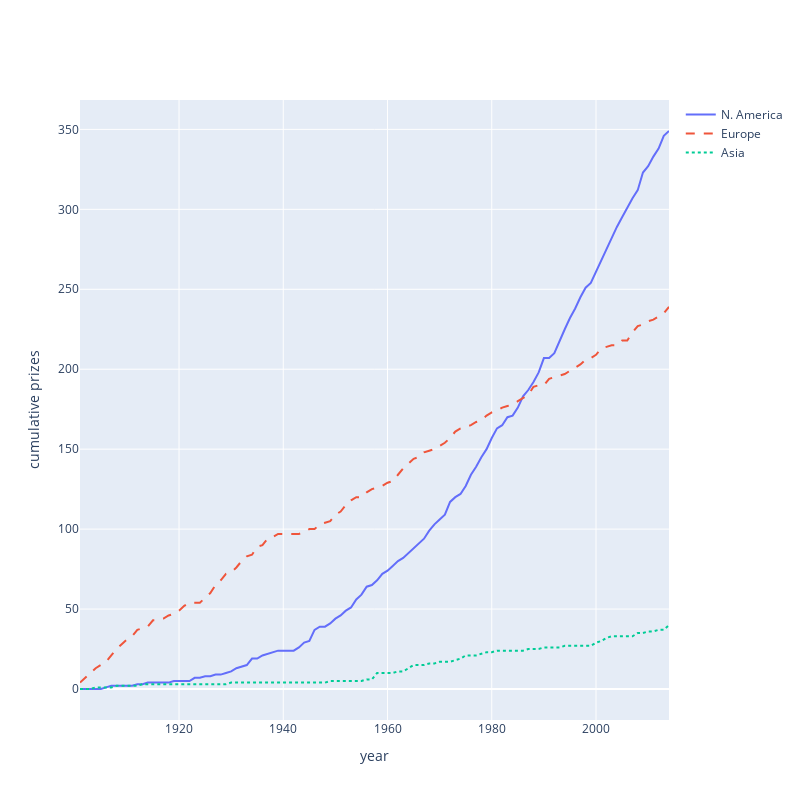

Here is the notebook cell this chart was saved with:
### Markdown cell above
### Plotly Graph-objects
Using Plotly graph-objects involves a little more boilerplate code but the pattern is
essentially the same whether creating bar charts, violin-plots, maps etc.. The idea is to use an array of graph-object such as scattered points (lines in line mode), bars, can‐
dles, boxes etc., as data for the figure. A layout object is used to provide other chart
features.

### Code cell
import plotly.graph_objs as go

traces = []

for region in regions:
    name = region['label']
    traces.append(
        go.Scatter(
            x=df_regions.index, # years
            y=df_regions[name], # cum. prizes
            name=name,
            mode="lines",
            hovertemplate=f"{name}<br>%{{x}}<br>$%{{y}}<extra></extra>",
            line=dict(dash=['solid', 'dash', 'dot'][len(traces)])
     )
)
layout = go.Layout(height=800, width=800,\
xaxis_title="year", yaxis_title="cumulative prizes")
fig = go.Figure(traces, layout)
fig.show()
